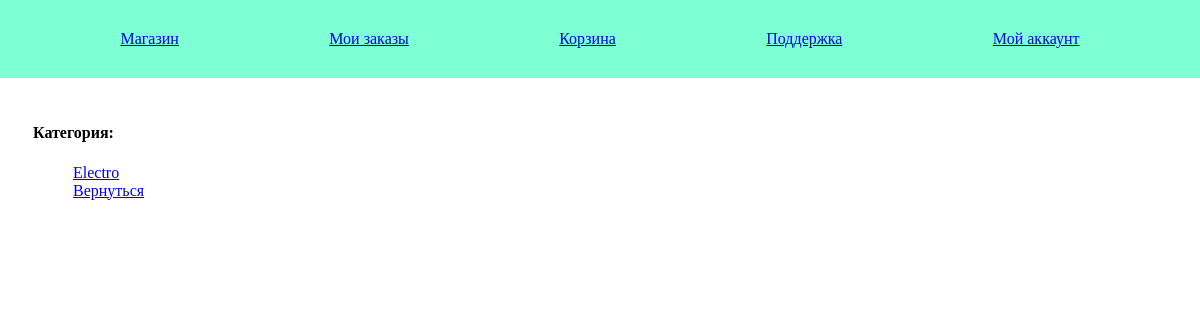
Page /shop/products/1/ on the earlier database version.
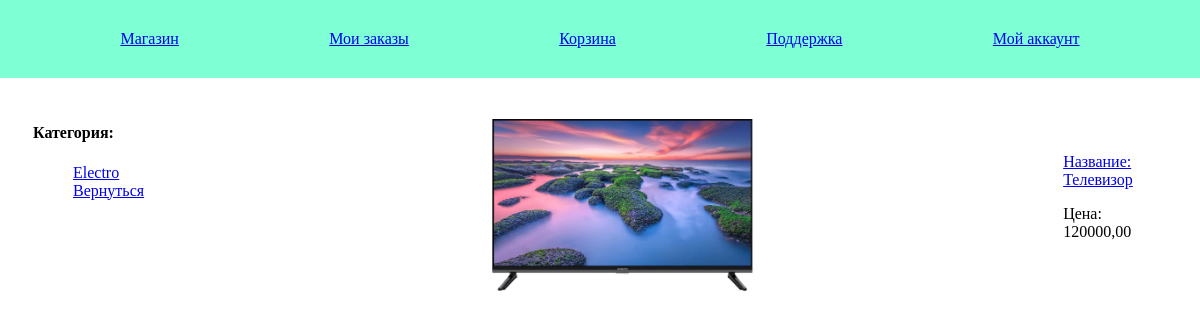
Same page on the later database version.
### shop/models.py (models this page shows, shortened)
class Category(models.Model):
    name = models.CharField(max_length=50, unique=True)
    created_at = models.DateField(auto_now_add=True)

class Product(models.Model):
    name = models.CharField(max_length=80)
    description = models.TextField(max_length=600)
    price = models.DecimalField(max_digits=8, decimal_places=2)
    created_at = models.DateField(auto_now_add=True)
    archived = models.BooleanField(default=True)
    category = models.ForeignKey(
        Category,
        on_delete=models.SET_NULL,
        related_name="products",
        null=True
    )

class ProductImage(models.Model):
    photo = models.ImageField(
        upload_to=generic_path_to_save_photo, # type: ignore
        null=True
    )
    product = models.OneToOneField(
        Product,
        on_delete=models.CASCADE,
        related_name="image"
    )
    description = models.CharField(
        max_length=100,
        blank=True
    )

### shop/views.py (the view)
class ProductListByCategoryView(ListView):
    queryset = Category.objects.all().only("id", "name")
    template_name = "shop/list-products-by-category.html"
    def get_context_data(self, **kwargs: Any) -> dict[str, Any]:
        search_category = self.kwargs["category"] # Take parametr `category` from url path
        all_products = Product.objects.filter(
            category=search_category,
            archived=False
        ).all() \
            .only("id", "name", "description", "price", "image")
        kwargs["products_list"] = all_products
        kwargs["category_title"] = Category.objects.get(pk=search_category)
        kwargs["show_return"] = True # Show url for return on shop:products-list
        return super().get_context_data(**kwargs)

### shop/templates/shop/list-products-by-category.html (shortened to what this page needs)
{% extends "shop/list-products.html" %}

### shop/templates/shop/list-products.html (shortened to what this page needs)
{% extends "shop/base.html" %}
{% load static %}
{% block head %}
    {{ block.super }}
    <link rel="stylesheet" href="{% static "shop/list-products.css" %}">
{% endblock head %}
{% block main %}
    <div class="main-container">
        <div class="left-container">
            <div>
                <h4>Категория:</h4>
            </div>
            <div>
                <ul class="out-circle">
                    {% for category in object_list %}
                        <li><a href="{% url "shop:products-list-by-category" category=category.id %}">{{ category.name|title }}</a></li>
                    {% endfor %}
                    {% if show_return %}
                        <li><a href="{% url "shop:products-list" %}">Вернуться</a>
                    {% endif %}
                </ul>
            </div>
        </div>
        <div class="right-container">
            <ul>
                {% for product in  products_list %}
                    <div class="content-container">
                        <div class="pre-photo-container">
                            <img src="{{ product.image.photo.url }}" alt="" class="photo-container">
                        </div>
                        <div class="pre-text-container">
                            <a href="{% url "shop:product-detail" pk=product.id %}">Название: {{ product.name|title }}</a>
                            <p>Цена: {{ product.price }}</p>
                        </div>
                    </div>
                {% endfor %}
            </ul>
        </div>
    </div>
{% endblock main %}

Differences in the rows shown:
now on this page (row edited): Product: image.photo (picture), name "Телевизор", price "120000,00"
